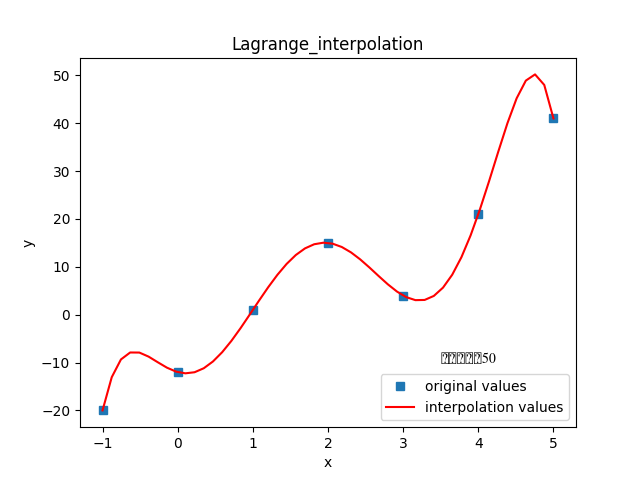

Reproduce this figure in Python.
# utf-8
import numpy as np
import matplotlib.pyplot as plt
import time


def lagrange(X, Y, xx):
    "拉格朗日插值法"
    result = 0.0
    for i in range(len(Y)):

        tmp = Y[i]
        for j in range(len(Y)):

            if i != j:
                # y * (x-x0) / (x1- x2)
                tmp *= (xx-X[j])/(X[i]-X[j])
        result += tmp
    return result


def plot_image(X, Y, xq, yq, num):
    # 绘图
    plt.title("Lagrange_interpolation")  # 打印标题
    plt.plot(X, Y, 's', label="original values")  # 蓝色点表示原来的值
    plt.plot(xq, yq, 'r', label="interpolation values")  # 插值曲线
    words = "被插点数：{}".format(num)
    plt.text(3.5, -10, words, fontproperties='FreeSerif')
    plt.xlabel('x')
    plt.ylabel('y')
    plt.legend(loc=4)  # 指定lgend的位置
    plt.savefig('lagrange.png')
    plt.show()


def main():

    start_time = time.clock_gettime(0)

    X = [-1, 0, 1, 2, 3, 4, 5]
    Y = [-20, -12, 1, 15, 4, 21, 41]

    # 计算插值点
    num = 50  # 插值点数
    xq = np.linspace(np.min(X), np.max(X), num, endpoint=True)
    yq = []
    for xx in xq:
        yq.append(lagrange(X, Y, xx))

    plot_image(X, Y, xq, yq, num)

    end_time = time.clock_gettime(0)
    consumer_time = end_time-start_time
    print("Total cost time:" + str(consumer_time))


if __name__ == '__main__':
    main()
